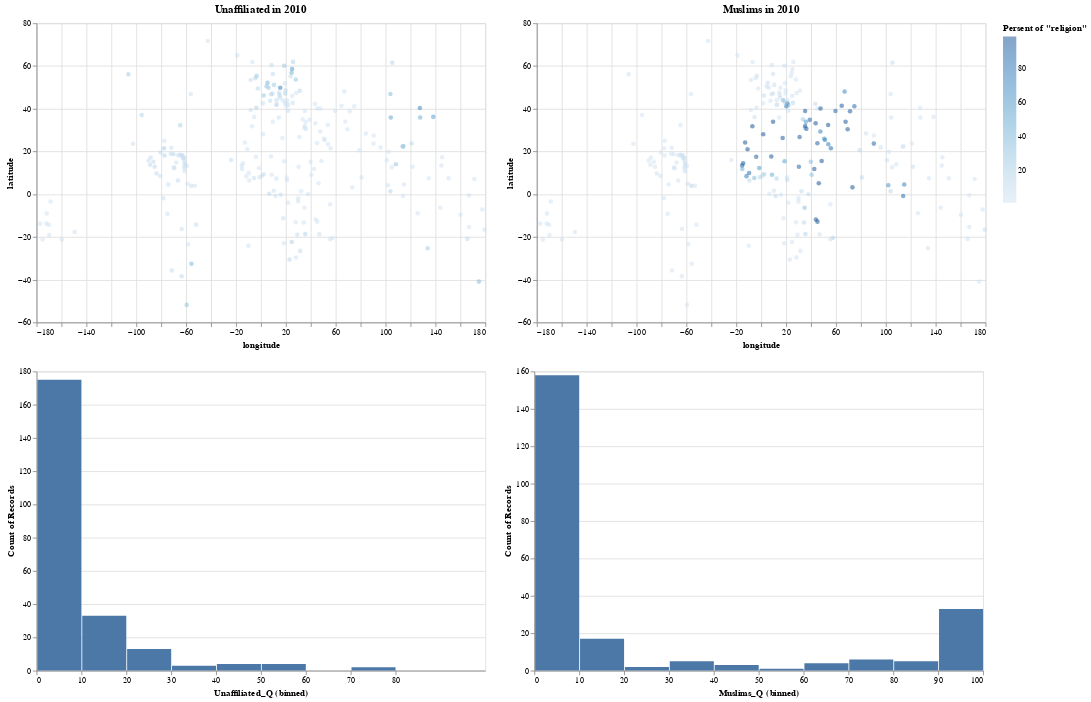

The code cell stored with this chart in its notebook:
### Code cell
(scatter_un | scatter_mus) & (persent_bars_un | persent_bars_mus)

### Figure 1 — Vega-Lite specification as saved in the notebook (floating-point values rounded to 4 significant figures; data arrays with more than 128 entries replaced by an {"elided": "..."} marker saying what was removed)
{"config": {"view": {"continuousWidth": 400, "continuousHeight": 300}}, "vconcat": [{"hconcat": [{"mark": {"type": "circle", "filled": true, "opacity": 0.5}, "encoding": {"color": {"type": "quantitative", "field": "Unaffiliated_Q"}, "tooltip": [{"type": "nominal", "field": "Country"}, {"type": "nominal", "field": "Unaffiliated"}], "x": {"type": "quantitative", "field": "longitude", "scale": {"domain": [-180, 180]}}, "y": {"type": "quantitative", "field": "latitude"}}, "height": 360.0, "selection": {"selector005": {"type": "interval"}}, "title": "Unaffiliated in 2010", "width": 540.0}, {"mark": {"type": "circle", "filled": true, "opacity": 0.5}, "encoding": {"color": {"type": "quantitative", "field": "Muslims_Q", "legend": {"title": "Persent of \"religion\""}}, "tooltip": [{"type": "nominal", "field": "Country"}, {"type": "nominal", "field": "Muslims"}], "x": {"type": "quantitative", "field": "longitude", "scale": {"domain": [-180, 180]}}, "y": {"type": "quantitative", "field": "latitude"}}, "height": 360.0, "selection": {"selector006": {"type": "interval"}}, "title": "Muslims in 2010", "width": 540.0}]}, {"hconcat": [{"mark": "bar", "encoding": {"x": {"type": "quantitative", "bin": true, "field": "Unaffiliated_Q", "scale": {"domain": [0, 100]}}, "y": {"type": "quantitative", "aggregate": "count"}}, "height": 360.0, "transform": [{"filter": {"selection": "selector005"}}], "width": 540.0}, {"mark": "bar", "encoding": {"x": {"type": "quantitative", "bin": true, "field": "Muslims_Q", "scale": {"domain": [0, 100]}}, "y": {"type": "quantitative", "aggregate": "count"}}, "height": 360.0, "transform": [{"filter": {"selection": "selector006"}}], "width": 540.0}]}], "data": {"name": "data-bade46584b5904bec5313d4b4b24876f"}, "$schema": "https://vega.github.io/schema/vega-lite/v4.8.1.json", "datasets": {"data-bade46584b5904bec5313d4b4b24876f": {"elided": "234 records"}}}
